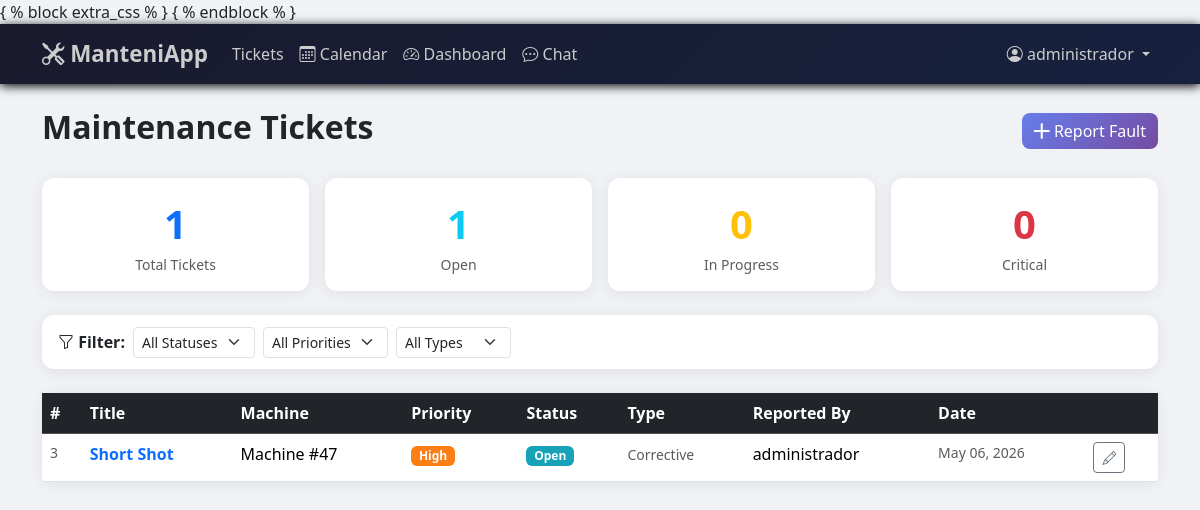
/tickets/ (signed in), run on an earlier commit of the app's database.
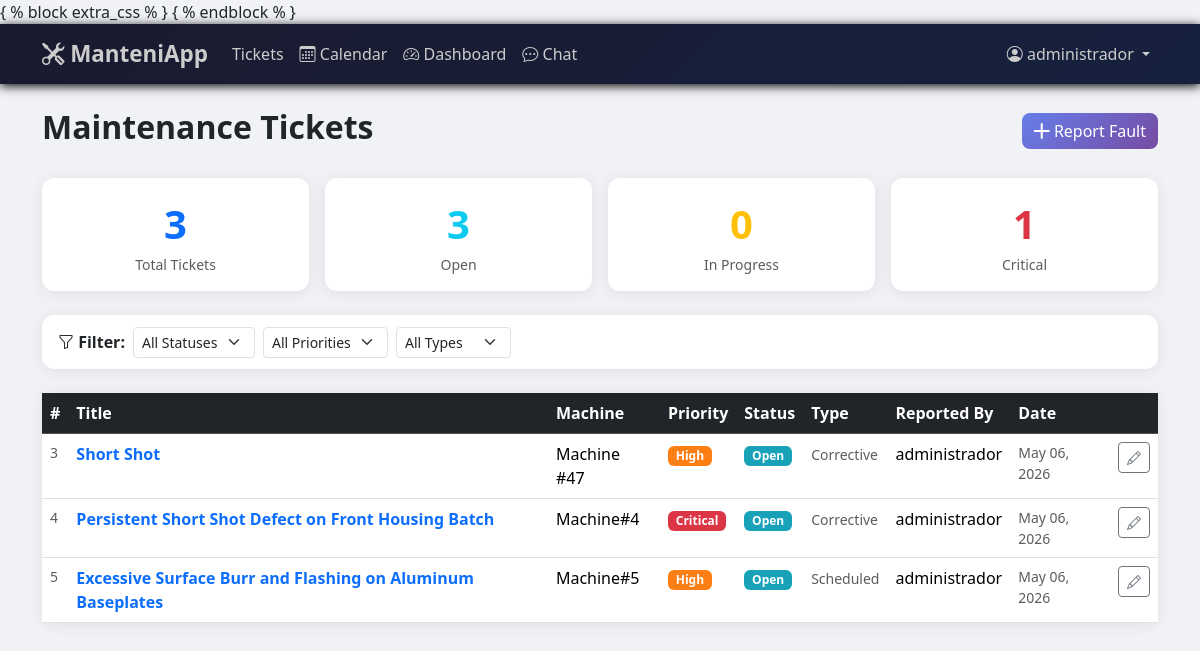
And on a later commit of the database.
### tickets/models.py (models this page shows)
class Ticket(models.Model):
    class Priority(models.TextChoices):
        LOW = "LOW", "low"
        MEDIUM = "MEDIUM", "Medium"
        HIGH = "HIGH", "High"
        CRITICAL = "CRITICAL", "Critical"
    class Status(models.TextChoices):
        OPEN = "OPEN", "Open"
        IN_PROGRESS = "IN_PROGRESS", "In_Progress"
        RESOLVED = "RESOLVED", "Resolved"
        CLOSED = "CLOSED", "Closed"
    class MaintenanceType(models.TextChoices):
        PREVENTIVE = "PREVENTIVE", "Preventive"
        CORRECTIVE = "CORRECTIVE", "Corrective"
        SCHEDULED = "SCHEDULED", "Scheduled"
    title = models.CharField(max_length=200)
    description = models.TextField()
    machine_name = models.CharField(max_length=100)
    location = models.CharField(max_length=100, blank=True)
    priority = models.CharField(
        max_length=12,
        choices=Priority.choices,
        default=Priority.MEDIUM,
    )
    status = models.CharField(
        max_length=15,
        choices=Status.choices,
        default=Status.OPEN,
    )
    maintenance_type = models.CharField(
        max_length=15,
        choices=MaintenanceType.choices,
        default=MaintenanceType.CORRECTIVE,
    )
    reported_by = models.ForeignKey(
        User, on_delete=models.CASCADE, related_name="reported_tickets"
    )
    assigned_to = models.ForeignKey(
        User,
        on_delete=models.SET_NULL,
        null=True,
        blank=True,
        related_name='assigned_tickets'
    )
    created_at = models.DateTimeField(auto_now_add=True)  # Set once, on creation
    update_at = models.DateTimeField(auto_now=True)  # Updates every time you save
    scheduled_date = models.DateField(null=True, blank=True)

### tickets/views.py (the view)
# urls.py: path("", views.ticket_list, name="ticket_list"),
@login_required
def ticket_list(request):
    tickets = Ticket.objects.all()
    status_filter = request.GET.get("status", "")  # '' means "no filter"
    priority_filter = request.GET.get("priority", "")
    type_filter = request.GET.get("type", "")
    if status_filter:
        tickets = tickets.filter(status=status_filter)
    if priority_filter:
        tickets = tickets.filter(priority=priority_filter)
    if type_filter:
        tickets = tickets.filter(maintenance_type=type_filter)
    context = {
        "tickets": tickets,
        "status_filter": status_filter,
        "priority_filter": priority_filter,
        "type_filter": type_filter,
        "total_count": Ticket.objects.count(),
        "open_count": Ticket.objects.filter(status="OPEN").count(),
        "in_progress_count": Ticket.objects.filter(status="IN_PROGRESS").count(),
        "critical_count": Ticket.objects.filter(priority="CRITICAL").count(),
    }
    return render(request, "tickets/ticket_list.html", context)

### accounts/models.py (called while the page is built)
    @property
    def is_admin(self):
        return self.role == self.Role.ADMIN

### tickets/templates/tickets/ticket_list.html (shortened to what this page needs)
{% extends "base.html" %}
{% block content %}
<div class="d-flex justify-content-between align-items-center mb-4">
    <h2 class="fw-bold">
        Maintenance Tickets
    </h2>
    <a href="{% url 'tickets:ticket_create' %}" class="btn btn-primary">
        <i class="bi bi-plus-lg"></i> Report Fault
    </a>
</div>
<div class="row g-3 mb-4">
    <div class="col-6 col-md-3">
        <div class="card text-center p-3">
            <div class="fs-1 fw-bold text-primary">{{ total_count }}</div>
            <div class="text-muted small">Total Tickets</div>
        </div>
    </div>
    <div class="col-6 col-md-3">
        <div class="card text-center p-3">
            <div class="fs-1 fw-bold text-info">{{ open_count }}</div>
            <div class="text-muted small">Open</div>
        </div>
    </div>
    <div class="col-6 col-md-3">
        <div class="card text-center p-3">
            <div class="fs-1 fw-bold text-warning">{{ in_progress_count }}</div>
            <div class="text-muted small">In Progress</div>
        </div>
    </div>
    <div class="col-6 col-md-3">
        <div class="card text-center p-3">
            <div class="fs-1 fw-bold text-danger">{{ critical_count }}</div>
            <div class="text-muted small">Critical</div>
        </div>
    </div>
</div>
<div class="card mb-4">
    <div class="card-body py-2">
        <form method="GET" class="row g-2 align-items-center">
            <div class="col-auto">
                <label class="col-form-label fw-bold">
                    <i class="bi bi-funnel"></i> Filter:
                </label>
            </div>
            <div class="col-auto">
                <select name="status" class="form-select form-select-sm" onchange="this.form.submit()">
                    <option value="">All Statuses</option>
                </select>
            </div>
            <div class="col-auto">
                <select name="priority" class="form-select form-select-sm" onchange="this.form.submit()">
                    <option value="">All Priorities</option>
                </select>
            </div>
            <div class="col-auto">
                <select name="type" class="form-select form-select-sm" onchange="this.form.submit()">
                    <option value="">All Types</option>
                </select>
            </div>
        </form>
    </div>
</div>
<div class="card">
    <div class="card-body p-0">
        {% if tickets %}
        <div class="table-responsive">
            <table class="table table-hover mb-0">
                <thead class="table-dark">
                    <tr>
                        <th>#</th>
                        <th>Title</th>
                        <th>Machine</th>
                        <th>Priority</th>
                        <th>Status</th>
                        <th>Type</th>
                        <th>Reported By</th>
                        <th>Date</th>
                        <th></th>
                    </tr>
                </thead>
                <tbody>
                    {% for ticket in tickets %}
                    <tr>
                        <td class="text-muted small">{{ ticket.pk }}</td>
                        <td>
                            <a href="{% url 'tickets:ticket_detail' ticket.pk %}" class="fw-bold text-decoration-none">
                                {{ ticket.title }}
                            </a>
                        </td>
                        <td>{{ ticket.machine_name }}</td>
                        <td>
                            <span class="badge badge-{{ ticket.priority }}">
                                {{ ticket.get_priority_display }}
                            </span>
                        </td>
                        <td>
                            <span class="badge badge-{{ ticket.status }}">
                                {{ ticket.get_status_display }}
                            </span>
                        </td>
                        <td>
                            <span class="text-muted small">
                                {{ ticket.get_maintenance_type_display }}
                            </span>
                        </td>
                        <td>{{ ticket.reported_by.username }}</td>
                        <td class="text-muted small">
                            {{ ticket.created_at|date:"M d, Y" }}
                        </td>
                        <td>
                            <a href="{% url 'tickets:ticket_edit' ticket.pk %}"
                                class="btn btn-sm btn-outline-secondary">
                                <i class="bi bi-pencil"></i>
                            </a>
                        </td>
                    </tr>
                    {% endfor %}
                </tbody>
            </table>
        </div>
        {% endif %}
    </div>
</div>
{% endblock %}

### templates/base.html (shortened to what this page needs)
<!DOCTYPE html>
<html lang="en">
<head>
    <link href="https://cdn.jsdelivr.net/npm/bootstrap@5.3.8/dist/css/bootstrap.min.css" rel="stylesheet"
>
    <link rel="stylesheet" href="https://cdn.jsdelivr.net/npm/bootstrap-icons@1.3.0/font/bootstrap-icons.css">
</head>
<body>
    <nav class="navbar navbar-expand-lg navbar-dark mb-4">
        <div class="container">
            <a class="navbar-brand" href="/">
                <i class="bi bi-tools"></i> ManteniApp
            </a>
            <div class="collapse navbar-collapse" id="navbarNav">
                <ul class="navbar-nav me-auto">
                    <li class="nav-item">
                        <a class="nav-link" href="/tickets/">
                             Tickets
                        </a>
                    </li>
                    <li class="nav-item">
                        <a class="nav-link" href="#">
                            <i class="bi bi-calendar3"></i> Calendar
                        </a>
                    </li>
                    <li class="nav-item">
                        <a class="nav-link" href="#">
                            <i class="bi bi-speedometer2"></i> Dashboard
                        </a>
                    </li>
                    <li class="nav-item">
                        <a class="nav-link" href="#">
                            <i class="bi bi-chat-dots"></i> Chat
                        </a>
                    </li>
                </ul>
                <ul class="navbar-nav">
                    {% if user.is_authenticated %}
                    <li class="nav-item dropdown">
                        <a class="nav-link dropdown-toggle" href="#" data-bs-toggle="dropdown">
                            <i class="bi bi-person-circle"></i>
                            {{ user.username }}
                        </a>
                    </li>
                    {% else %}
                    <li class="nav-item">
                        <a class="nav-link" href="/accounts/login/">
                            <i class="bi bi-box-arrow-in-right"></i> Login
                        </a>
                    </li>
                    {% endif %}
                </ul>
            </div>
        </div>
    </nav>
    <main class="container">
        {% block content %}{% endblock %}
    </main>
</body>
</html>

### templates/base.html (style rules this page uses)
body { background-color: #f0f2f5; font-family: 'Segoe UI', sans-serif; }
.navbar { background: linear-gradient(135deg, #1a1a2e 0%, #16213e 100%); box-shadow: 0 2px 10px rgba(0, 0, 0, 3); }
.navbar-brand { font-weight: 800; font-size: 1.4rem; color: #ccc !important; transition: color 0.2s; }
.nav-link { color: #ccc !important; transition: 0.2s; }
.card { border: none; border-radius: 12px; box-shadow: 0 2px 15px rgba(0, 0, 0, 0.08); }
.btn-primary { background: linear-gradient(135deg, #667eea, #764ba2); border: none; border-radius: 8px; }
.badge-HIGH { background-color: #fd7e14; }
.badge-CRITICAL { background-color: #dc3545; animation: pulse 1s infinite; }
.badge-OPEN { background-color: #17a2b8; }

What changed in the data, as far as the page shows it:
added Ticket: pk "4", title "Persistent Short Shot Defect on Front Housing Batch", machine_name "Machine#4", priority "Critical", status "Open", maintenance_type "Corrective", reported_by.username "administrador", created_at "May 06, 2026"
added Ticket: pk "5", title "Excessive Surface Burr and Flashing on Aluminum Baseplates", machine_name "Machine#5", priority "High", status "Open", maintenance_type "Scheduled", reported_by.username "administrador", created_at "May 06, 2026"
Also different on the page:
{{ total_count }}: "1" → "3"
{{ open_count }}: "1" → "3"
{{ critical_count }}: "0" → "1"
